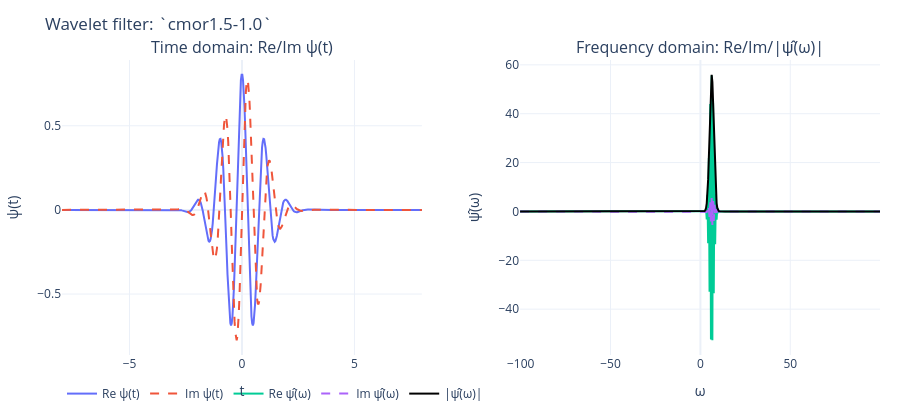
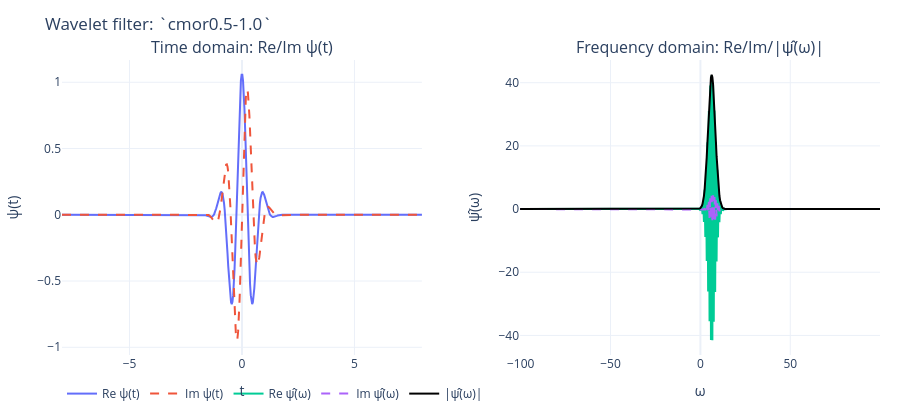
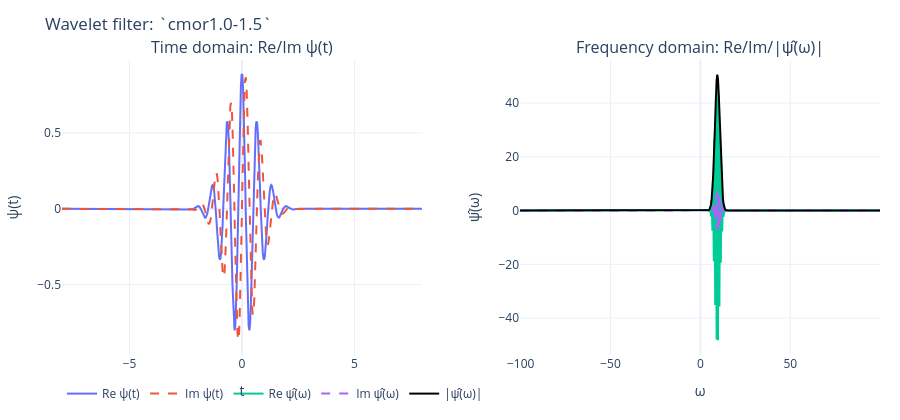
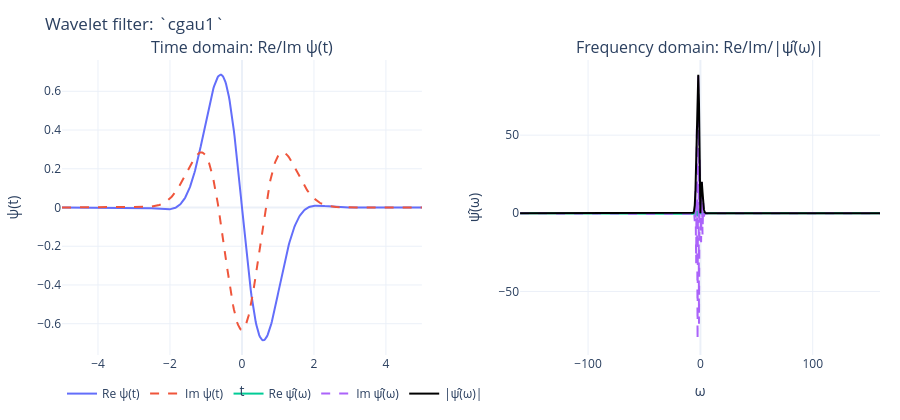

Notebook code for these charts, in order:
### Markdown cell above
### 2) Compare a few other continuous wavelets

PyWavelets provides many continuous wavelets; here are a few representative ones:
- `cmor...` : complex Morlet (parametrized)
- `cgauN`   : complex Gaussian derivatives
- `shan...` : Shannon wavelet (parametrized)
- `fbsp...` : frequency B-spline (parametrized)
- `morl`    : real Morlet (imag part should be ~0)

### Code cell
WAVELET_CANDIDATES: Tuple[str, ...] = (
    "cmor1.5-1.0",
    "cmor0.5-1.0",
    "cmor1.0-1.5",
    "cgau1",
    "cgau4",
    "shan1.5-1.0",
    "fbsp1-1.5-1.0",
    "morl",
)

for wname in WAVELET_CANDIDATES:
    plot_wavelet_time_and_frequency(wname, wavefun_level=9, title=f"Wavelet filter: `{wname}`").show()

### Figure 1 — Plotly figure (JSON) as saved in the notebook; plotly's stock layout.template omitted (floating-point values rounded to 4 significant figures; data arrays with more than 128 entries replaced by an {"elided": "..."} marker saying what was removed)
{"data": [{"line": {"width": 2}, "mode": "lines", "name": "Re ψ(t)", "type": "scatter", "x": {"elided": "512 float values"}, "xaxis": "x", "y": {"elided": "512 float values"}, "yaxis": "y"}, {"line": {"dash": "dash", "width": 2}, "mode": "lines", "name": "Im ψ(t)", "type": "scatter", "x": {"elided": "512 float values"}, "xaxis": "x", "y": {"elided": "512 float values"}, "yaxis": "y"}, {"line": {"width": 2}, "mode": "lines", "name": "Re ψ̂(ω)", "type": "scatter", "x": {"elided": "512 float values"}, "xaxis": "x2", "y": {"elided": "512 float values"}, "yaxis": "y2"}, {"line": {"dash": "dash", "width": 2}, "mode": "lines", "name": "Im ψ̂(ω)", "type": "scatter", "x": {"elided": "512 float values"}, "xaxis": "x2", "y": {"elided": "512 float values"}, "yaxis": "y2"}, {"line": {"color": "black", "width": 2}, "mode": "lines", "name": "|ψ̂(ω)|", "type": "scatter", "x": {"elided": "512 float values"}, "xaxis": "x2", "y": {"elided": "512 float values"}, "yaxis": "y2"}], "layout": {"annotations": [{"font": {"size": 16}, "showarrow": false, "text": "Time domain: Re/Im ψ(t)", "x": 0.22, "xanchor": "center", "xref": "paper", "y": 1, "yanchor": "bottom", "yref": "paper"}, {"font": {"size": 16}, "showarrow": false, "text": "Frequency domain: Re/Im/|ψ̂(ω)|", "x": 0.78, "xanchor": "center", "xref": "paper", "y": 1, "yanchor": "bottom", "yref": "paper"}], "height": 420, "legend": {"orientation": "h", "x": 0, "xanchor": "left", "y": -0.18, "yanchor": "bottom"}, "margin": {"b": 60, "l": 40, "r": 20, "t": 60}, "title": {"text": "Wavelet filter: `cmor1.5-1.0`"}, "xaxis": {"anchor": "y", "domain": [0, 0.44], "title": {"text": "t"}, "zeroline": true}, "xaxis2": {"anchor": "y2", "domain": [0.56, 1], "title": {"text": "ω"}, "zeroline": true}, "yaxis": {"anchor": "x", "domain": [0, 1], "title": {"text": "ψ(t)"}, "zeroline": true}, "yaxis2": {"anchor": "x2", "domain": [0, 1], "title": {"text": "ψ̂(ω)"}, "zeroline": true}}}

### Figure 2 — Plotly figure (JSON) as saved in the notebook; plotly's stock layout.template omitted (floating-point values rounded to 4 significant figures; data arrays with more than 128 entries replaced by an {"elided": "..."} marker saying what was removed)
{"data": [{"line": {"width": 2}, "mode": "lines", "name": "Re ψ(t)", "type": "scatter", "x": {"elided": "512 float values"}, "xaxis": "x", "y": {"elided": "512 float values"}, "yaxis": "y"}, {"line": {"dash": "dash", "width": 2}, "mode": "lines", "name": "Im ψ(t)", "type": "scatter", "x": {"elided": "512 float values"}, "xaxis": "x", "y": {"elided": "512 float values"}, "yaxis": "y"}, {"line": {"width": 2}, "mode": "lines", "name": "Re ψ̂(ω)", "type": "scatter", "x": {"elided": "512 float values"}, "xaxis": "x2", "y": {"elided": "512 float values"}, "yaxis": "y2"}, {"line": {"dash": "dash", "width": 2}, "mode": "lines", "name": "Im ψ̂(ω)", "type": "scatter", "x": {"elided": "512 float values"}, "xaxis": "x2", "y": {"elided": "512 float values"}, "yaxis": "y2"}, {"line": {"color": "black", "width": 2}, "mode": "lines", "name": "|ψ̂(ω)|", "type": "scatter", "x": {"elided": "512 float values"}, "xaxis": "x2", "y": {"elided": "512 float values"}, "yaxis": "y2"}], "layout": {"annotations": [{"font": {"size": 16}, "showarrow": false, "text": "Time domain: Re/Im ψ(t)", "x": 0.22, "xanchor": "center", "xref": "paper", "y": 1, "yanchor": "bottom", "yref": "paper"}, {"font": {"size": 16}, "showarrow": false, "text": "Frequency domain: Re/Im/|ψ̂(ω)|", "x": 0.78, "xanchor": "center", "xref": "paper", "y": 1, "yanchor": "bottom", "yref": "paper"}], "height": 420, "legend": {"orientation": "h", "x": 0, "xanchor": "left", "y": -0.18, "yanchor": "bottom"}, "margin": {"b": 60, "l": 40, "r": 20, "t": 60}, "title": {"text": "Wavelet filter: `cmor0.5-1.0`"}, "xaxis": {"anchor": "y", "domain": [0, 0.44], "title": {"text": "t"}, "zeroline": true}, "xaxis2": {"anchor": "y2", "domain": [0.56, 1], "title": {"text": "ω"}, "zeroline": true}, "yaxis": {"anchor": "x", "domain": [0, 1], "title": {"text": "ψ(t)"}, "zeroline": true}, "yaxis2": {"anchor": "x2", "domain": [0, 1], "title": {"text": "ψ̂(ω)"}, "zeroline": true}}}

### Figure 3 — Plotly figure (JSON) as saved in the notebook; plotly's stock layout.template omitted (floating-point values rounded to 4 significant figures; data arrays with more than 128 entries replaced by an {"elided": "..."} marker saying what was removed)
{"data": [{"line": {"width": 2}, "mode": "lines", "name": "Re ψ(t)", "type": "scatter", "x": {"elided": "512 float values"}, "xaxis": "x", "y": {"elided": "512 float values"}, "yaxis": "y"}, {"line": {"dash": "dash", "width": 2}, "mode": "lines", "name": "Im ψ(t)", "type": "scatter", "x": {"elided": "512 float values"}, "xaxis": "x", "y": {"elided": "512 float values"}, "yaxis": "y"}, {"line": {"width": 2}, "mode": "lines", "name": "Re ψ̂(ω)", "type": "scatter", "x": {"elided": "512 float values"}, "xaxis": "x2", "y": {"elided": "512 float values"}, "yaxis": "y2"}, {"line": {"dash": "dash", "width": 2}, "mode": "lines", "name": "Im ψ̂(ω)", "type": "scatter", "x": {"elided": "512 float values"}, "xaxis": "x2", "y": {"elided": "512 float values"}, "yaxis": "y2"}, {"line": {"color": "black", "width": 2}, "mode": "lines", "name": "|ψ̂(ω)|", "type": "scatter", "x": {"elided": "512 float values"}, "xaxis": "x2", "y": {"elided": "512 float values"}, "yaxis": "y2"}], "layout": {"annotations": [{"font": {"size": 16}, "showarrow": false, "text": "Time domain: Re/Im ψ(t)", "x": 0.22, "xanchor": "center", "xref": "paper", "y": 1, "yanchor": "bottom", "yref": "paper"}, {"font": {"size": 16}, "showarrow": false, "text": "Frequency domain: Re/Im/|ψ̂(ω)|", "x": 0.78, "xanchor": "center", "xref": "paper", "y": 1, "yanchor": "bottom", "yref": "paper"}], "height": 420, "legend": {"orientation": "h", "x": 0, "xanchor": "left", "y": -0.18, "yanchor": "bottom"}, "margin": {"b": 60, "l": 40, "r": 20, "t": 60}, "title": {"text": "Wavelet filter: `cmor1.0-1.5`"}, "xaxis": {"anchor": "y", "domain": [0, 0.44], "title": {"text": "t"}, "zeroline": true}, "xaxis2": {"anchor": "y2", "domain": [0.56, 1], "title": {"text": "ω"}, "zeroline": true}, "yaxis": {"anchor": "x", "domain": [0, 1], "title": {"text": "ψ(t)"}, "zeroline": true}, "yaxis2": {"anchor": "x2", "domain": [0, 1], "title": {"text": "ψ̂(ω)"}, "zeroline": true}}}

### Figure 4 — Plotly figure (JSON) as saved in the notebook; plotly's stock layout.template omitted (floating-point values rounded to 4 significant figures; data arrays with more than 128 entries replaced by an {"elided": "..."} marker saying what was removed)
{"data": [{"line": {"width": 2}, "mode": "lines", "name": "Re ψ(t)", "type": "scatter", "x": {"elided": "512 float values"}, "xaxis": "x", "y": {"elided": "512 float values"}, "yaxis": "y"}, {"line": {"dash": "dash", "width": 2}, "mode": "lines", "name": "Im ψ(t)", "type": "scatter", "x": {"elided": "512 float values"}, "xaxis": "x", "y": {"elided": "512 float values"}, "yaxis": "y"}, {"line": {"width": 2}, "mode": "lines", "name": "Re ψ̂(ω)", "type": "scatter", "x": {"elided": "512 float values"}, "xaxis": "x2", "y": {"elided": "512 float values"}, "yaxis": "y2"}, {"line": {"dash": "dash", "width": 2}, "mode": "lines", "name": "Im ψ̂(ω)", "type": "scatter", "x": {"elided": "512 float values"}, "xaxis": "x2", "y": {"elided": "512 float values"}, "yaxis": "y2"}, {"line": {"color": "black", "width": 2}, "mode": "lines", "name": "|ψ̂(ω)|", "type": "scatter", "x": {"elided": "512 float values"}, "xaxis": "x2", "y": {"elided": "512 float values"}, "yaxis": "y2"}], "layout": {"annotations": [{"font": {"size": 16}, "showarrow": false, "text": "Time domain: Re/Im ψ(t)", "x": 0.22, "xanchor": "center", "xref": "paper", "y": 1, "yanchor": "bottom", "yref": "paper"}, {"font": {"size": 16}, "showarrow": false, "text": "Frequency domain: Re/Im/|ψ̂(ω)|", "x": 0.78, "xanchor": "center", "xref": "paper", "y": 1, "yanchor": "bottom", "yref": "paper"}], "height": 420, "legend": {"orientation": "h", "x": 0, "xanchor": "left", "y": -0.18, "yanchor": "bottom"}, "margin": {"b": 60, "l": 40, "r": 20, "t": 60}, "title": {"text": "Wavelet filter: `cgau1`"}, "xaxis": {"anchor": "y", "domain": [0, 0.44], "title": {"text": "t"}, "zeroline": true}, "xaxis2": {"anchor": "y2", "domain": [0.56, 1], "title": {"text": "ω"}, "zeroline": true}, "yaxis": {"anchor": "x", "domain": [0, 1], "title": {"text": "ψ(t)"}, "zeroline": true}, "yaxis2": {"anchor": "x2", "domain": [0, 1], "title": {"text": "ψ̂(ω)"}, "zeroline": true}}}
